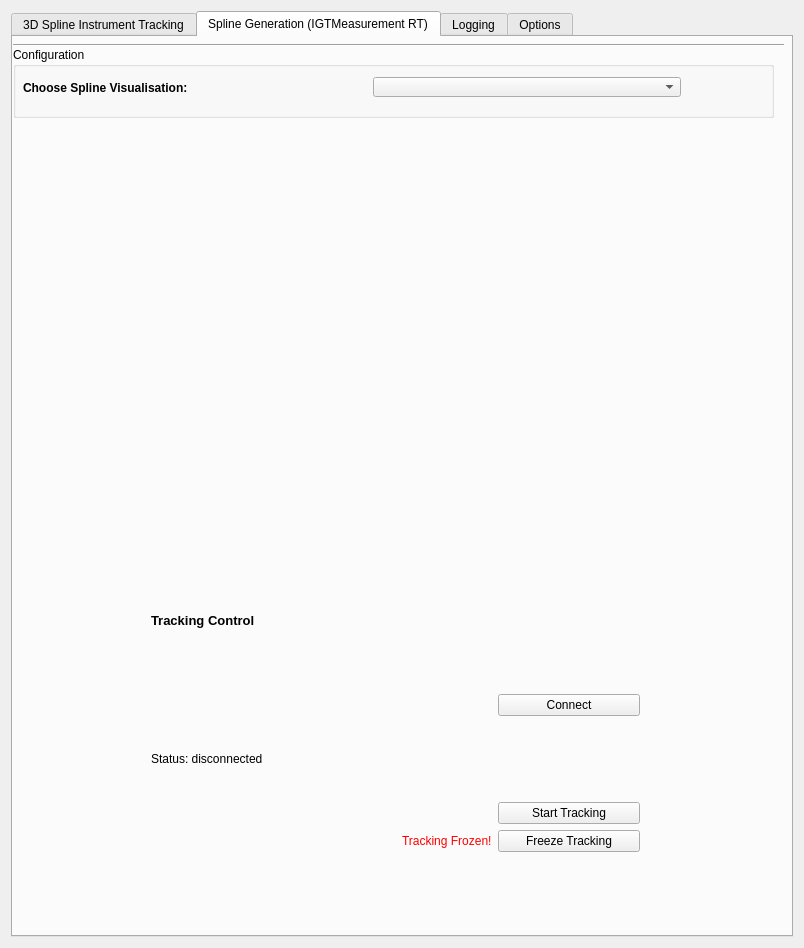
<?xml version="1.0" encoding="UTF-8"?>
<ui version="4.0">
 <class>SplineVisualisationTPMeasurmentsControls</class>
 <widget class="QWidget" name="SplineVisualisationTPMeasurmentsControls">
  <property name="geometry">
   <rect>
    <x>0</x>
    <y>0</y>
    <width>804</width>
    <height>948</height>
   </rect>
  </property>
  <property name="minimumSize">
   <size>
    <width>0</width>
    <height>0</height>
   </size>
  </property>
  <property name="windowTitle">
   <string>QmitkTemplate</string>
  </property>
  <layout class="QVBoxLayout" name="verticalLayout">
   <item>
    <layout class="QVBoxLayout" name="subcategories">
     <item>
      <widget class="QTabWidget" name="AllQTabsWidget">
       <property name="currentIndex">
        <number>1</number>
       </property>
       <widget class="QWidget" name="threeDsplineInstrumentTracking">
        <property name="enabled">
         <bool>true</bool>
        </property>
        <attribute name="title">
         <string>3D Spline Instrument Tracking</string>
        </attribute>
        <widget class="QTextEdit" name="textEdit">
         <property name="enabled">
          <bool>true</bool>
         </property>
         <property name="geometry">
          <rect>
           <x>0</x>
           <y>30</y>
           <width>691</width>
           <height>51</height>
          </rect>
         </property>
         <property name="sizePolicy">
          <sizepolicy hsizetype="Expanding" vsizetype="Fixed">
           <horstretch>0</horstretch>
           <verstretch>0</verstretch>
          </sizepolicy>
         </property>
         <property name="html">
          <string>&lt;!DOCTYPE HTML PUBLIC &quot;-//W3C//DTD HTML 4.0//EN&quot; &quot;http://www.w3.org/TR/REC-html40/strict.dtd&quot;&gt;
&lt;html&gt;&lt;head&gt;&lt;meta name=&quot;qrichtext&quot; content=&quot;1&quot; /&gt;&lt;style type=&quot;text/css&quot;&gt;
p, li { white-space: pre-wrap; }
&lt;/style&gt;&lt;/head&gt;&lt;body style=&quot; font-family:'MS Shell Dlg 2'; font-size:8.25pt; font-weight:400; font-style:normal;&quot;&gt;
&lt;p style=&quot; margin-top:0px; margin-bottom:0px; margin-left:0px; margin-right:0px; -qt-block-indent:0; text-indent:0px;&quot;&gt;Logs								&lt;/p&gt;&lt;/body&gt;&lt;/html&gt;</string>
         </property>
        </widget>
        <widget class="QPushButton" name="ShowPointSet">
         <property name="geometry">
          <rect>
           <x>10</x>
           <y>710</y>
           <width>141</width>
           <height>41</height>
          </rect>
         </property>
         <property name="text">
          <string>Start Reading Pointset</string>
         </property>
        </widget>
        <widget class="QLabel" name="labelWarning">
         <property name="geometry">
          <rect>
           <x>0</x>
           <y>10</y>
           <width>201</width>
           <height>16</height>
          </rect>
         </property>
         <property name="font">
          <font>
           <weight>75</weight>
           <bold>true</bold>
          </font>
         </property>
         <property name="frameShape">
          <enum>QFrame::Box</enum>
         </property>
         <property name="frameShadow">
          <enum>QFrame::Raised</enum>
         </property>
         <property name="text">
          <string>Please select an image first!</string>
         </property>
        </widget>
        <widget class="QPushButton" name="StopPointSet">
         <property name="geometry">
          <rect>
           <x>270</x>
           <y>710</y>
           <width>141</width>
           <height>41</height>
          </rect>
         </property>
         <property name="text">
          <string>Stop Reading Pointset</string>
         </property>
        </widget>
        <widget class="QLabel" name="PointsetReaderLabel">
         <property name="geometry">
          <rect>
           <x>10</x>
           <y>660</y>
           <width>661</width>
           <height>41</height>
          </rect>
         </property>
         <property name="font">
          <font>
           <pointsize>11</pointsize>
          </font>
         </property>
         <property name="text">
          <string>Click on the Start Reading Pointset Button to activivate the Pointset Reader		</string>
         </property>
        </widget>
        <widget class="QPushButton" name="ShowSplinesButton">
         <property name="geometry">
          <rect>
           <x>540</x>
           <y>710</y>
           <width>141</width>
           <height>41</height>
          </rect>
         </property>
         <property name="text">
          <string>Show Splines </string>
         </property>
        </widget>
        <widget class="QPushButton" name="ExampleSplinesGen">
         <property name="geometry">
          <rect>
           <x>540</x>
           <y>790</y>
           <width>141</width>
           <height>41</height>
          </rect>
         </property>
         <property name="text">
          <string>Show Example Splines</string>
         </property>
        </widget>
        <widget class="QGroupBox" name="groupBox_3">
         <property name="geometry">
          <rect>
           <x>10</x>
           <y>110</y>
           <width>681</width>
           <height>261</height>
          </rect>
         </property>
         <property name="sizePolicy">
          <sizepolicy hsizetype="Preferred" vsizetype="MinimumExpanding">
           <horstretch>0</horstretch>
           <verstretch>0</verstretch>
          </sizepolicy>
         </property>
         <property name="title">
          <string>Current pointset</string>
         </property>
         <layout class="QVBoxLayout" name="verticalLayout_4">
          <item>
           <widget class="QmitkPointListWidget" name="pointSplineSetListWidget" native="true"/>
          </item>
         </layout>
        </widget>
        <widget class="QWidget" name="verticalLayoutWidget">
         <property name="geometry">
          <rect>
           <x>10</x>
           <y>390</y>
           <width>681</width>
           <height>80</height>
          </rect>
         </property>
         <layout class="QVBoxLayout" name="fieldforQtmitkSingleNodeSelectionWidget">
          <item>
           <widget class="QmitkSingleNodeSelectionWidget" name="selectedPointSetWidget" native="true"/>
          </item>
         </layout>
        </widget>
        <widget class="QLabel" name="PointsetReaderLabel_2">
         <property name="geometry">
          <rect>
           <x>40</x>
           <y>560</y>
           <width>661</width>
           <height>41</height>
          </rect>
         </property>
         <property name="font">
          <font>
           <pointsize>11</pointsize>
          </font>
         </property>
         <property name="text">
          <string>Select the Visualisation Method</string>
         </property>
        </widget>
        <widget class="QComboBox" name="VisMethodcomboBox">
         <property name="geometry">
          <rect>
           <x>350</x>
           <y>570</y>
           <width>271</width>
           <height>22</height>
          </rect>
         </property>
        </widget>
        <widget class="QLabel" name="PointsetReaderLabel_3">
         <property name="geometry">
          <rect>
           <x>40</x>
           <y>610</y>
           <width>661</width>
           <height>41</height>
          </rect>
         </property>
         <property name="font">
          <font>
           <pointsize>11</pointsize>
          </font>
         </property>
         <property name="text">
          <string>Select the number of EM Tracking Sensors</string>
         </property>
        </widget>
        <widget class="QComboBox" name="NumEMTrackSensorCombobox">
         <property name="geometry">
          <rect>
           <x>350</x>
           <y>620</y>
           <width>271</width>
           <height>22</height>
          </rect>
         </property>
        </widget>
        <widget class="QLabel" name="PointsetReaderLabel_4">
         <property name="geometry">
          <rect>
           <x>10</x>
           <y>500</y>
           <width>661</width>
           <height>41</height>
          </rect>
         </property>
         <property name="font">
          <font>
           <pointsize>11</pointsize>
          </font>
         </property>
         <property name="text">
          <string>Visualisation Selection Configuration</string>
         </property>
        </widget>
       </widget>
       <widget class="QWidget" name="IGTMeasurementRT">
        <attribute name="title">
         <string>Spline Generation (IGTMeasurement RT)</string>
        </attribute>
        <widget class="Line" name="line">
         <property name="geometry">
          <rect>
           <x>0</x>
           <y>0</y>
           <width>771</width>
           <height>16</height>
          </rect>
         </property>
         <property name="orientation">
          <enum>Qt::Horizontal</enum>
         </property>
        </widget>
        <widget class="QGroupBox" name="Configuration">
         <property name="geometry">
          <rect>
           <x>0</x>
           <y>10</y>
           <width>761</width>
           <height>71</height>
          </rect>
         </property>
         <property name="title">
          <string>Configuration</string>
         </property>
         <widget class="QComboBox" name="m_TrackingPointerSelectionBox">
          <property name="geometry">
           <rect>
            <x>360</x>
            <y>30</y>
            <width>308</width>
            <height>20</height>
           </rect>
          </property>
         </widget>
         <widget class="QLabel" name="SplineVisConfigIGTLabel">
          <property name="geometry">
           <rect>
            <x>10</x>
            <y>30</y>
            <width>201</width>
            <height>21</height>
           </rect>
          </property>
          <property name="font">
           <font>
            <weight>75</weight>
            <bold>true</bold>
           </font>
          </property>
          <property name="text">
           <string>Choose Spline Visualisation: </string>
          </property>
         </widget>
        </widget>
        <widget class="QFrame" name="m_ConfigurationWidgetFrame">
         <property name="geometry">
          <rect>
           <x>37</x>
           <y>101</y>
           <width>681</width>
           <height>171</height>
          </rect>
         </property>
         <property name="frameShape">
          <enum>QFrame::NoFrame</enum>
         </property>
         <property name="frameShadow">
          <enum>QFrame::Raised</enum>
         </property>
         <layout class="QGridLayout" name="gridLayout">
          <item row="0" column="0">
           <widget class="QmitkTrackingDeviceConfigurationWidget" name="m_ConfigurationWidget" native="true">
            <property name="sizePolicy">
             <sizepolicy hsizetype="Preferred" vsizetype="MinimumExpanding">
              <horstretch>0</horstretch>
              <verstretch>0</verstretch>
             </sizepolicy>
            </property>
           </widget>
          </item>
         </layout>
        </widget>
        <widget class="QFrame" name="m_TrackingControlsFrame">
         <property name="geometry">
          <rect>
           <x>127</x>
           <y>565</y>
           <width>511</width>
           <height>261</height>
          </rect>
         </property>
         <property name="frameShape">
          <enum>QFrame::NoFrame</enum>
         </property>
         <property name="frameShadow">
          <enum>QFrame::Raised</enum>
         </property>
         <layout class="QVBoxLayout" name="verticalLayout_5">
          <item>
           <widget class="QLabel" name="label_8">
            <property name="font">
             <font>
              <pointsize>10</pointsize>
              <weight>75</weight>
              <bold>true</bold>
             </font>
            </property>
            <property name="text">
             <string>Tracking Control</string>
            </property>
            <property name="alignment">
             <set>Qt::AlignLeading|Qt::AlignLeft|Qt::AlignTop</set>
            </property>
           </widget>
          </item>
          <item>
           <layout class="QHBoxLayout" name="horizontalLayout">
            <item>
             <spacer name="horizontalSpacer_11">
              <property name="orientation">
               <enum>Qt::Horizontal</enum>
              </property>
              <property name="sizeHint" stdset="0">
               <size>
                <width>40</width>
                <height>20</height>
               </size>
              </property>
             </spacer>
            </item>
            <item>
             <widget class="QPushButton" name="m_SpConnectDisconnectButton">
              <property name="minimumSize">
               <size>
                <width>142</width>
                <height>0</height>
               </size>
              </property>
              <property name="text">
               <string>Connect</string>
              </property>
             </widget>
            </item>
           </layout>
          </item>
          <item>
           <widget class="QLabel" name="m_TrackingControlLabel">
            <property name="text">
             <string>Status: disconnected</string>
            </property>
           </widget>
          </item>
          <item>
           <layout class="QHBoxLayout" name="horizontalLayout_2">
            <item>
             <spacer name="horizontalSpacer_2">
              <property name="orientation">
               <enum>Qt::Horizontal</enum>
              </property>
              <property name="sizeHint" stdset="0">
               <size>
                <width>40</width>
                <height>20</height>
               </size>
              </property>
             </spacer>
            </item>
            <item>
             <widget class="QPushButton" name="m_SpStartStopTrackingButton">
              <property name="minimumSize">
               <size>
                <width>142</width>
                <height>0</height>
               </size>
              </property>
              <property name="text">
               <string>Start Tracking</string>
              </property>
             </widget>
            </item>
           </layout>
          </item>
          <item>
           <layout class="QHBoxLayout" name="horizontalLayout_11">
            <item>
             <spacer name="horizontalSpacer_9">
              <property name="orientation">
               <enum>Qt::Horizontal</enum>
              </property>
              <property name="sizeHint" stdset="0">
               <size>
                <width>40</width>
                <height>20</height>
               </size>
              </property>
             </spacer>
            </item>
            <item>
             <widget class="QLabel" name="m_SpTrackingFrozenLabel">
              <property name="text">
               <string>&lt;html&gt;&lt;head/&gt;&lt;body&gt;&lt;p&gt;&lt;span style=&quot; color:#ff0000;&quot;&gt;Tracking Frozen!&lt;/span&gt;&lt;/p&gt;&lt;/body&gt;&lt;/html&gt;</string>
              </property>
             </widget>
            </item>
            <item>
             <widget class="QPushButton" name="m_SpFreezeUnfreezeTrackingButton">
              <property name="enabled">
               <bool>true</bool>
              </property>
              <property name="minimumSize">
               <size>
                <width>142</width>
                <height>0</height>
               </size>
              </property>
              <property name="text">
               <string>Freeze Tracking</string>
              </property>
             </widget>
            </item>
           </layout>
          </item>
         </layout>
        </widget>
        <widget class="QmitkNavigationDataSourceSelectionWidget" name="m_SplineTrackingDeviceSelectionWidget" native="true">
         <property name="geometry">
          <rect>
           <x>40</x>
           <y>280</y>
           <width>681</width>
           <height>291</height>
          </rect>
         </property>
        </widget>
       </widget>
       <widget class="QWidget" name="Logging">
        <attribute name="title">
         <string>Logging</string>
        </attribute>
        <widget class="QGraphicsView" name="Logs">
         <property name="geometry">
          <rect>
           <x>10</x>
           <y>500</y>
           <width>681</width>
           <height>151</height>
          </rect>
         </property>
        </widget>
        <widget class="QRadioButton" name="m_SpCsvFormat">
         <property name="geometry">
          <rect>
           <x>350</x>
           <y>200</y>
           <width>328</width>
           <height>17</height>
          </rect>
         </property>
         <property name="text">
          <string>CSV format</string>
         </property>
         <property name="checked">
          <bool>true</bool>
         </property>
        </widget>
        <widget class="QCheckBox" name="m_SpSkipInvalidData">
         <property name="geometry">
          <rect>
           <x>350</x>
           <y>230</y>
           <width>328</width>
           <height>17</height>
          </rect>
         </property>
         <property name="text">
          <string>Skip invalid data</string>
         </property>
        </widget>
        <widget class="QWidget" name="layoutWidget">
         <property name="geometry">
          <rect>
           <x>40</x>
           <y>34</y>
           <width>281</width>
           <height>31</height>
          </rect>
         </property>
         <layout class="QHBoxLayout" name="horizontalLayout_4"/>
        </widget>
        <widget class="QRadioButton" name="m_SpXmlFormat">
         <property name="geometry">
          <rect>
           <x>350</x>
           <y>170</y>
           <width>328</width>
           <height>17</height>
          </rect>
         </property>
         <property name="text">
          <string>XML format</string>
         </property>
        </widget>
        <widget class="QGroupBox" name="groupBox_4">
         <property name="geometry">
          <rect>
           <x>350</x>
           <y>330</y>
           <width>328</width>
           <height>65</height>
          </rect>
         </property>
         <property name="title">
          <string>Logging Status</string>
         </property>
         <layout class="QVBoxLayout" name="verticalLayout_6">
          <item>
           <widget class="QLabel" name="m_LoggingLabel">
            <property name="text">
             <string>Logging OFF</string>
            </property>
           </widget>
          </item>
          <item>
           <widget class="QLabel" name="m_LoggedFramesLabel">
            <property name="text">
             <string>Logged Frames: 0</string>
            </property>
           </widget>
          </item>
         </layout>
        </widget>
        <widget class="QWidget" name="layoutWidget_2">
         <property name="geometry">
          <rect>
           <x>90</x>
           <y>190</y>
           <width>204</width>
           <height>25</height>
          </rect>
         </property>
         <layout class="QHBoxLayout" name="horizontalLayout_5"/>
        </widget>
        <widget class="QWidget" name="m_simpleWidget" native="true">
         <property name="geometry">
          <rect>
           <x>249</x>
           <y>892</y>
           <width>303</width>
           <height>70</height>
          </rect>
         </property>
         <layout class="QGridLayout" name="gridLayout_4">
          <item row="0" column="0">
           <layout class="QHBoxLayout" name="horizontalLayout_25">
            <item>
             <widget class="QPushButton" name="m_SpConnectSimpleMode">
              <property name="minimumSize">
               <size>
                <width>70</width>
                <height>50</height>
               </size>
              </property>
              <property name="text">
               <string>Connect</string>
              </property>
             </widget>
            </item>
            <item>
             <widget class="QPushButton" name="m_SpStartTrackingSimpleMode">
              <property name="minimumSize">
               <size>
                <width>70</width>
                <height>50</height>
               </size>
              </property>
              <property name="text">
               <string>Start
Tracking</string>
              </property>
             </widget>
            </item>
            <item>
             <spacer name="horizontalSpacer_21">
              <property name="orientation">
               <enum>Qt::Horizontal</enum>
              </property>
              <property name="sizeHint" stdset="0">
               <size>
                <width>40</width>
                <height>20</height>
               </size>
              </property>
             </spacer>
            </item>
            <item>
             <widget class="QPushButton" name="m_SpadvancedUI">
              <property name="minimumSize">
               <size>
                <width>70</width>
                <height>50</height>
               </size>
              </property>
              <property name="text">
               <string>Advanced
Mode</string>
              </property>
             </widget>
            </item>
           </layout>
          </item>
         </layout>
        </widget>
        <widget class="QWidget" name="layoutWidget_3">
         <property name="geometry">
          <rect>
           <x>350</x>
           <y>20</y>
           <width>282</width>
           <height>25</height>
          </rect>
         </property>
         <layout class="QHBoxLayout" name="horizontalLayout_7"/>
        </widget>
        <widget class="QSpinBox" name="m_SpLoggedFramesLimit">
         <property name="geometry">
          <rect>
           <x>310</x>
           <y>70</y>
           <width>49</width>
           <height>20</height>
          </rect>
         </property>
         <property name="minimum">
          <number>1</number>
         </property>
         <property name="maximum">
          <number>9999</number>
         </property>
         <property name="value">
          <number>300</number>
         </property>
        </widget>
        <widget class="QCheckBox" name="m_SpLoggingLimit">
         <property name="geometry">
          <rect>
           <x>20</x>
           <y>70</y>
           <width>280</width>
           <height>17</height>
          </rect>
         </property>
         <property name="text">
          <string>Limit Number Of Logged Frames:</string>
         </property>
        </widget>
        <widget class="QPushButton" name="m_SpStopLogging">
         <property name="geometry">
          <rect>
           <x>380</x>
           <y>110</y>
           <width>75</width>
           <height>23</height>
          </rect>
         </property>
         <property name="text">
          <string>Stop Logging</string>
         </property>
        </widget>
        <widget class="QPushButton" name="m_SpStartLogging">
         <property name="geometry">
          <rect>
           <x>300</x>
           <y>110</y>
           <width>75</width>
           <height>23</height>
          </rect>
         </property>
         <property name="text">
          <string>Start Logging</string>
         </property>
        </widget>
        <widget class="QPushButton" name="m_SpChooseFile">
         <property name="geometry">
          <rect>
           <x>350</x>
           <y>20</y>
           <width>280</width>
           <height>23</height>
          </rect>
         </property>
         <property name="text">
          <string>Choose File</string>
         </property>
        </widget>
        <widget class="QLabel" name="label">
         <property name="geometry">
          <rect>
           <x>0</x>
           <y>10</y>
           <width>721</width>
           <height>13</height>
          </rect>
         </property>
         <property name="text">
          <string>Spline Visualisation Target Point Measurment Controls</string>
         </property>
        </widget>
        <widget class="QLineEdit" name="m_SpLoggingFileName">
         <property name="geometry">
          <rect>
           <x>100</x>
           <y>40</y>
           <width>214</width>
           <height>20</height>
          </rect>
         </property>
        </widget>
        <widget class="QLabel" name="label_2">
         <property name="geometry">
          <rect>
           <x>40</x>
           <y>40</y>
           <width>266</width>
           <height>23</height>
          </rect>
         </property>
         <property name="text">
          <string>Filename:</string>
         </property>
        </widget>
       </widget>
       <widget class="QWidget" name="Options">
        <attribute name="title">
         <string>Options</string>
        </attribute>
        <widget class="QGroupBox" name="groupBox_2">
         <property name="geometry">
          <rect>
           <x>10</x>
           <y>291</y>
           <width>661</width>
           <height>95</height>
          </rect>
         </property>
         <property name="title">
          <string>Open IGT Link</string>
         </property>
         <layout class="QVBoxLayout" name="verticalLayout_15">
          <item>
           <widget class="QCheckBox" name="m_SpEnableOpenIGTLinkMicroService">
            <property name="text">
             <string>Enable Open IGT Link MicroService</string>
            </property>
            <property name="checked">
             <bool>true</bool>
            </property>
           </widget>
          </item>
          <item>
           <widget class="QLabel" name="label_7">
            <property name="text">
             <string>Select Open IGT Link Data Format:</string>
            </property>
           </widget>
          </item>
          <item>
           <widget class="QComboBox" name="m_SpOpenIGTLinkDataFormat">
            <item>
             <property name="text">
              <string>TRANSFORM</string>
             </property>
            </item>
            <item>
             <property name="text">
              <string>QTDATA</string>
             </property>
            </item>
            <item>
             <property name="text">
              <string>TDATA</string>
             </property>
            </item>
            <item>
             <property name="text">
              <string>POSITION</string>
             </property>
            </item>
           </widget>
          </item>
         </layout>
        </widget>
        <widget class="QGroupBox" name="groupBox_5">
         <property name="geometry">
          <rect>
           <x>10</x>
           <y>513</y>
           <width>651</width>
           <height>76</height>
          </rect>
         </property>
         <property name="title">
          <string>Tool Visualization Options</string>
         </property>
         <layout class="QGridLayout" name="gridLayout_5">
          <item row="0" column="0">
           <widget class="QCheckBox" name="m_SpShowHideToolProjectionCheckBox">
            <property name="enabled">
             <bool>true</bool>
            </property>
            <property name="text">
             <string>Show Tool Projection</string>
            </property>
           </widget>
          </item>
          <item row="0" column="1">
           <widget class="QComboBox" name="m_Sptoolselector"/>
          </item>
          <item row="1" column="0">
           <widget class="QCheckBox" name="m_SpShowHideToolAxisCheckBox">
            <property name="enabled">
             <bool>false</bool>
            </property>
            <property name="text">
             <string>Show Tool Axis</string>
            </property>
           </widget>
          </item>
         </layout>
        </widget>
        <widget class="QGroupBox" name="m_UpdateRateOptionsGroupBox">
         <property name="geometry">
          <rect>
           <x>10</x>
           <y>50</y>
           <width>671</width>
           <height>134</height>
          </rect>
         </property>
         <property name="title">
          <string>Update Rate Options</string>
         </property>
         <layout class="QVBoxLayout" name="verticalLayout_14">
          <item>
           <layout class="QHBoxLayout" name="horizontalLayout_6">
            <item>
             <widget class="QLabel" name="m_SpOptionsUpdateRateLabel">
              <property name="text">
               <string>Update Rate [per second]</string>
              </property>
             </widget>
            </item>
            <item>
             <spacer name="horizontalSpacer_5">
              <property name="orientation">
               <enum>Qt::Horizontal</enum>
              </property>
              <property name="sizeHint" stdset="0">
               <size>
                <width>40</width>
                <height>20</height>
               </size>
              </property>
             </spacer>
            </item>
            <item>
             <widget class="QSpinBox" name="m_SpUpdateRate">
              <property name="maximum">
               <number>100</number>
              </property>
              <property name="value">
               <number>10</number>
              </property>
             </widget>
            </item>
           </layout>
          </item>
          <item>
           <widget class="QCheckBox" name="m_SpUseDifferentUpdateRates">
            <property name="text">
             <string>Use different Render and Log Update Rates</string>
            </property>
           </widget>
          </item>
          <item>
           <layout class="QHBoxLayout" name="horizontalLayout_8" stretch="0,0,0">
            <item>
             <widget class="QLabel" name="m_SpOptionsRenderUpdateRateLabel">
              <property name="enabled">
               <bool>false</bool>
              </property>
              <property name="text">
               <string>Render Update Rate [fps]</string>
              </property>
             </widget>
            </item>
            <item>
             <spacer name="horizontalSpacer_3">
              <property name="orientation">
               <enum>Qt::Horizontal</enum>
              </property>
              <property name="sizeHint" stdset="0">
               <size>
                <width>40</width>
                <height>20</height>
               </size>
              </property>
             </spacer>
            </item>
            <item>
             <widget class="QSpinBox" name="m_SpRenderUpdateRate">
              <property name="enabled">
               <bool>false</bool>
              </property>
              <property name="minimum">
               <number>0</number>
              </property>
              <property name="maximum">
               <number>100</number>
              </property>
              <property name="value">
               <number>30</number>
              </property>
             </widget>
            </item>
           </layout>
          </item>
          <item>
           <layout class="QHBoxLayout" name="horizontalLayout_10">
            <item>
             <widget class="QLabel" name="m_SpOptionsLogUpdateRateLabel">
              <property name="enabled">
               <bool>false</bool>
              </property>
              <property name="text">
               <string>Log Update Rate [per second]</string>
              </property>
             </widget>
            </item>
            <item>
             <spacer name="horizontalSpacer_8">
              <property name="orientation">
               <enum>Qt::Horizontal</enum>
              </property>
              <property name="sizeHint" stdset="0">
               <size>
                <width>40</width>
                <height>20</height>
               </size>
              </property>
             </spacer>
            </item>
            <item>
             <widget class="QSpinBox" name="m_SpLogUpdateRate">
              <property name="enabled">
               <bool>false</bool>
              </property>
              <property name="minimum">
               <number>1</number>
              </property>
              <property name="maximum">
               <number>120</number>
              </property>
              <property name="singleStep">
               <number>10</number>
              </property>
              <property name="value">
               <number>60</number>
              </property>
             </widget>
            </item>
           </layout>
          </item>
         </layout>
        </widget>
        <widget class="QCheckBox" name="m_DisableAllTimers">
         <property name="geometry">
          <rect>
           <x>10</x>
           <y>27</y>
           <width>161</width>
           <height>17</height>
          </rect>
         </property>
         <property name="text">
          <string>Disable All Timers</string>
         </property>
        </widget>
        <widget class="QGroupBox" name="m_SpOtherOptionsGroupBox">
         <property name="geometry">
          <rect>
           <x>10</x>
           <y>392</y>
           <width>331</width>
           <height>115</height>
          </rect>
         </property>
         <property name="title">
          <string>Other Options</string>
         </property>
         <layout class="QVBoxLayout" name="verticalLayout_12">
          <item>
           <widget class="QCheckBox" name="m_SpShowToolQuaternions">
            <property name="text">
             <string>Show Tool Quaternions</string>
            </property>
           </widget>
          </item>
          <item>
           <widget class="QCheckBox" name="m_SpSimpleUI">
            <property name="text">
             <string>Simple UI</string>
            </property>
           </widget>
          </item>
          <item>
           <widget class="QLabel" name="label_6">
            <property name="text">
             <string>Caution, only for backward compatibility:</string>
            </property>
           </widget>
          </item>
          <item>
           <widget class="QCheckBox" name="m_SpInverseMode">
            <property name="text">
             <string>Inverse mode (Quaternions are stored inverse)</string>
            </property>
           </widget>
          </item>
         </layout>
        </widget>
        <widget class="QLabel" name="m_RenderWarningLabel">
         <property name="enabled">
          <bool>true</bool>
         </property>
         <property name="geometry">
          <rect>
           <x>510</x>
           <y>30</y>
           <width>161</width>
           <height>17</height>
          </rect>
         </property>
         <property name="text">
          <string>&lt;html&gt;&lt;head/&gt;&lt;body&gt;&lt;p align=&quot;right&quot;&gt;&lt;span style=&quot; color:#ff0000;&quot;&gt;Rendering Disabled!&lt;/span&gt;&lt;/p&gt;&lt;/body&gt;&lt;/html&gt;</string>
         </property>
         <property name="textFormat">
          <enum>Qt::AutoText</enum>
         </property>
        </widget>
        <widget class="QGroupBox" name="groupBox">
         <property name="geometry">
          <rect>
           <x>10</x>
           <y>190</y>
           <width>661</width>
           <height>95</height>
          </rect>
         </property>
         <property name="title">
          <string>Tracking Volume Options</string>
         </property>
         <layout class="QVBoxLayout" name="verticalLayout_7">
          <item>
           <widget class="QCheckBox" name="m_SpShowTrackingVolume">
            <property name="enabled">
             <bool>true</bool>
            </property>
            <property name="text">
             <string>Show Tracking Volume</string>
            </property>
            <property name="checked">
             <bool>false</bool>
            </property>
           </widget>
          </item>
          <item>
           <widget class="QLabel" name="label_5">
            <property name="text">
             <string>Select Model:</string>
            </property>
           </widget>
          </item>
          <item>
           <widget class="QComboBox" name="m_SpVolumeSelectionBox"/>
          </item>
         </layout>
        </widget>
       </widget>
      </widget>
     </item>
    </layout>
   </item>
  </layout>
 </widget>
 <layoutdefault spacing="6" margin="11"/>
 <customwidgets>
  <customwidget>
   <class>QmitkTrackingDeviceConfigurationWidget</class>
   <extends>QWidget</extends>
   <header>QmitkTrackingDeviceConfigurationWidget.h</header>
   <container>1</container>
  </customwidget>
  <customwidget>
   <class>QmitkPointListWidget</class>
   <extends>QWidget</extends>
   <header location="global">QmitkPointListWidget.h</header>
  </customwidget>
  <customwidget>
   <class>QmitkSingleNodeSelectionWidget</class>
   <extends>QWidget</extends>
   <header>QmitkSingleNodeSelectionWidget.h</header>
   <container>1</container>
  </customwidget>
  <customwidget>
   <class>QmitkNavigationDataSourceSelectionWidget</class>
   <extends>QWidget</extends>
   <header>QmitkNavigationDataSourceSelectionWidget.h</header>
   <container>1</container>
  </customwidget>
 </customwidgets>
 <resources/>
 <connections/>
</ui>
